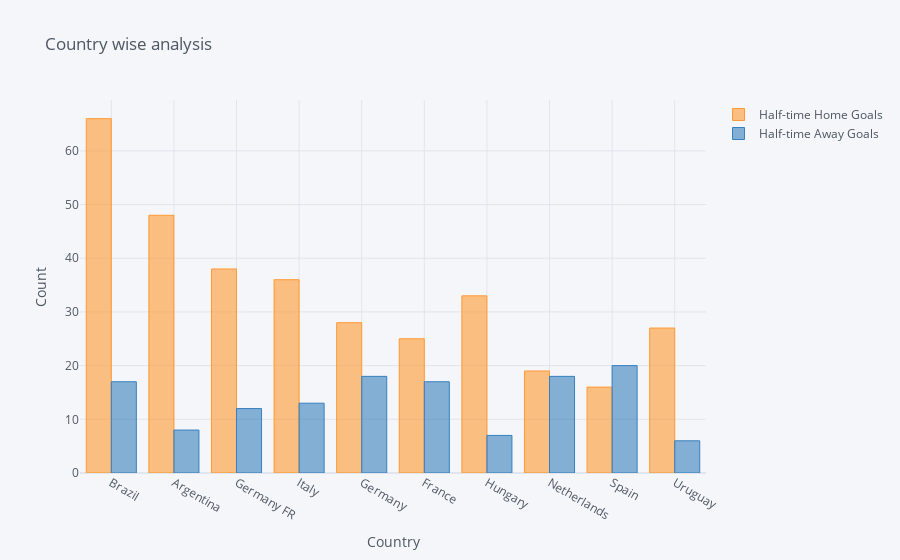

Notebook cell for this chart:
### Code cell
total.iplot(kind='bar',yTitle='Count',title='Country wise analysis',xTitle='Country')

### Figure 1 — Plotly figure (JSON) as saved in the notebook; plotly's stock layout.template omitted (floating-point values rounded to 4 significant figures)
{"data": [{"marker": {"color": "rgba(255, 153, 51, 0.6)", "line": {"color": "rgba(255, 153, 51, 1.0)", "width": 1}}, "name": "Half-time Home Goals", "orientation": "v", "text": "", "type": "bar", "x": ["Brazil", "Argentina", "Germany FR", "Italy", "Germany", "France", "Hungary", "Netherlands", "Spain", "Uruguay"], "y": [66, 48, 38, 36, 28, 25, 33, 19, 16, 27]}, {"marker": {"color": "rgba(55, 128, 191, 0.6)", "line": {"color": "rgba(55, 128, 191, 1.0)", "width": 1}}, "name": "Half-time Away Goals", "orientation": "v", "text": "", "type": "bar", "x": ["Brazil", "Argentina", "Germany FR", "Italy", "Germany", "France", "Hungary", "Netherlands", "Spain", "Uruguay"], "y": [17, 8, 12, 13, 18, 17, 7, 18, 20, 6]}], "layout": {"autosize": true, "legend": {"bgcolor": "#F5F6F9", "font": {"color": "#4D5663"}}, "paper_bgcolor": "#F5F6F9", "plot_bgcolor": "#F5F6F9", "title": {"font": {"color": "#4D5663"}, "text": "Country wise analysis"}, "xaxis": {"autorange": true, "gridcolor": "#E1E5ED", "range": [-0.5, 9.5], "showgrid": true, "tickfont": {"color": "#4D5663"}, "title": {"font": {"color": "#4D5663"}, "text": "Country"}, "type": "category", "zerolinecolor": "#E1E5ED"}, "yaxis": {"autorange": true, "gridcolor": "#E1E5ED", "range": [0, 69.47], "showgrid": true, "tickfont": {"color": "#4D5663"}, "title": {"font": {"color": "#4D5663"}, "text": "Count"}, "type": "linear", "zerolinecolor": "#E1E5ED"}}}
